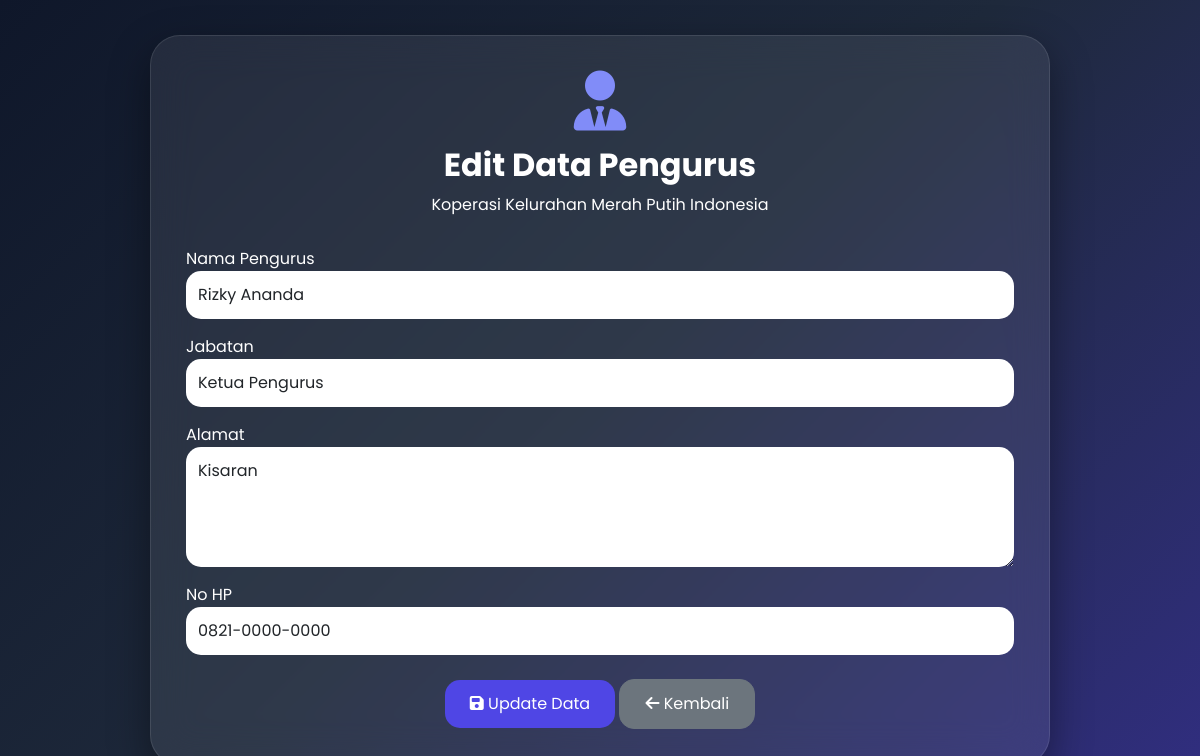
Page /koperasi/pengurus/edit_pengurus.php?id=3 (signed in) on the committed database.
### tables this page shows
CREATE TABLE `pengurus` (
  `id_pengurus` int(11) NOT NULL,
  `nama` varchar(100) DEFAULT NULL,
  `jabatan` varchar(50) DEFAULT NULL,
  `alamat` text,
  `no_hp` varchar(15) DEFAULT NULL
);

### koperasi/pengurus/edit_pengurus.php (the view, shortened to what this page needs)
<?php
include "../config/koneksi.php";
$id = $_GET['id'];
$data = mysqli_query($koneksi,"
SELECT * FROM pengurus
WHERE id_pengurus='$id'
");
$d = mysqli_fetch_assoc($data);
?>
<!DOCTYPE html>
<html lang="id">
<head>
<link href="https://cdn.jsdelivr.net/npm/bootstrap@5.3.3/dist/css/bootstrap.min.css" rel="stylesheet">
<link rel="stylesheet"
href="https://cdnjs.cloudflare.com/ajax/libs/font-awesome/6.5.1/css/all.min.css">
</head>
<body>
<div class="vip-card">
    <div class="header">
        <i class="fas fa-user-tie"></i>
        <h2>Edit Data Pengurus</h2>
        <p>Koperasi Kelurahan Merah Putih Indonesia</p>
    </div>
    <form method="POST">
        <div class="mb-3">
            <label>Nama Pengurus</label>
            <input
            type="text"
            name="nama"
            value="<?= $d['nama']; ?>"
            class="form-control"
            required>
        </div>
        <div class="mb-3">
            <label>Jabatan</label>
            <input
            type="text"
            name="jabatan"
            value="<?= $d['jabatan']; ?>"
            class="form-control"
            required>
        </div>
        <div class="mb-3">
            <label>Alamat</label>
            <textarea
            name="alamat"
            rows="4"
            class="form-control"
            required><?= $d['alamat']; ?></textarea>
        </div>
        <div class="mb-4">
            <label>No HP</label>
            <input
            type="text"
            name="no_hp"
            value="<?= $d['no_hp']; ?>"
            class="form-control">
        </div>
        <div class="text-center">
            <button
            type="submit"
            name="update"
            class="btn btn-vip">
                <i class="fas fa-save"></i>
                Update Data
            </button>
            <a
            href="index.php"
            class="btn btn-secondary btn-back">
                <i class="fas fa-arrow-left"></i>
                Kembali
            </a>
        </div>
    </form>
</div>
</body>
</html>

### koperasi/pengurus/edit_pengurus.php (style rules this page uses)
* { font-family:'Poppins',sans-serif; }
body { background:linear-gradient(135deg,#0f172a,#1e293b,#312e81); min-height:100vh; display:flex; justify-content:center; align-items:center; padding:30px; }
.vip-card { width:100%; max-width:900px; background:rgba(255,255,255,.08); backdrop-filter:blur(20px); border:1px solid rgba(255,255,255,.1); border-radius:30px; padding:35px; color:white; box-shadow:0 15px 40px rgba(0,0,0,.4); }
.header { text-align:center; margin-bottom:30px; }
.header i { font-size:60px; color:#818cf8; margin-bottom:15px; }
.header h2 { font-weight:700; }
.form-control { border:none; border-radius:15px; padding:12px; }
.btn-vip { background:#4f46e5; border:none; color:white; padding:12px 25px; border-radius:15px; }
.btn-back { border-radius:15px; padding:12px 25px; }

### rows in the picture
pengurus: nama "Rizky Ananda", jabatan "Ketua Pengurus", alamat "Kisaran", no_hp "0821-0000-0000"
